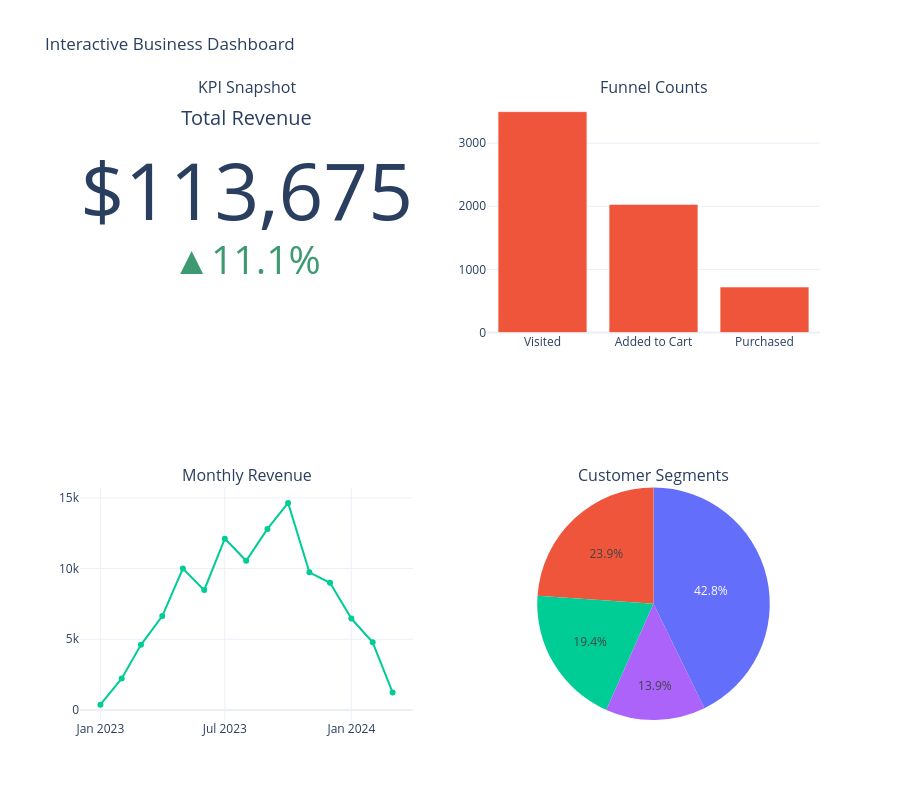

The code cell stored with this chart in its notebook:
### Markdown cell above
## 8. Interactive Dashboard

This Plotly dashboard combines KPI cards and major analysis views in a single interactive figure.

### Code cell
dashboard = make_subplots(
    rows=2,
    cols=2,
    specs=[[{'type': 'indicator'}, {'type': 'bar'}], [{'type': 'scatter'}, {'type': 'domain'}]],
    subplot_titles=('KPI Snapshot', 'Funnel Counts', 'Monthly Revenue', 'Customer Segments')
)

dashboard.add_trace(
    go.Indicator(
        mode='number+delta',
        value=total_revenue,
        number={'prefix': '$', 'valueformat': ',.0f'},
        delta={'reference': total_revenue * 0.9, 'relative': True, 'valueformat': '.1%'},
        title={'text': 'Total Revenue'}
    ),
    row=1,
    col=1
)

dashboard.add_trace(
    go.Bar(x=funnel_df['stage'], y=funnel_df['count'], name='Funnel'),
    row=1,
    col=2
)

dashboard.add_trace(
    go.Scatter(
        x=monthly_revenue['order_month'],
        y=monthly_revenue['revenue'],
        mode='lines+markers',
        name='Revenue'
    ),
    row=2,
    col=1
)

dashboard.add_trace(
    go.Pie(labels=segment_summary['segment'], values=segment_summary['customers'], name='Segments'),
    row=2,
    col=2
)

dashboard.update_layout(
    title='Interactive Business Dashboard',
    height=800,
    showlegend=False,
    template='plotly_white'
)

dashboard.show()

### Figure 1 — Plotly figure (JSON) as saved in the notebook; plotly's stock layout.template omitted (floating-point values rounded to 4 significant figures)
{"data": [{"delta": {"reference": 102300.0, "relative": true, "valueformat": ".1%"}, "domain": {"x": [0, 0.45], "y": [0.625, 1]}, "mode": "number+delta", "number": {"prefix": "$", "valueformat": ",.0f"}, "title": {"text": "Total Revenue"}, "type": "indicator", "value": 113700.0}, {"name": "Funnel", "type": "bar", "x": ["Visited", "Added to Cart", "Purchased"], "xaxis": "x", "y": [3500, 2029, 720], "yaxis": "y"}, {"mode": "lines+markers", "name": "Revenue", "type": "scatter", "x": ["2023-01-01T00:00:00.000000000", "2023-02-01T00:00:00.000000000", "2023-03-01T00:00:00.000000000", "2023-04-01T00:00:00.000000000", "2023-05-01T00:00:00.000000000", "2023-06-01T00:00:00.000000000", "2023-07-01T00:00:00.000000000", "2023-08-01T00:00:00.000000000", "2023-09-01T00:00:00.000000000", "2023-10-01T00:00:00.000000000", "2023-11-01T00:00:00.000000000", "2023-12-01T00:00:00.000000000", "2024-01-01T00:00:00.000000000", "2024-02-01T00:00:00.000000000", "2024-03-01T00:00:00.000000000"], "xaxis": "x2", "y": [375.6, 2229.0, 4604.0, 6642.0, 10010.0, 8478.0, 12120.0, 10550.0, 12800.0, 14650.0, 9736.0, 8992.0, 6466.0, 4783.0, 1240.0], "yaxis": "y2"}, {"domain": {"x": [0.55, 1], "y": [0, 0.375]}, "labels": ["At Risk", "Promising", "Loyal", "Champions"], "name": "Segments", "type": "pie", "values": [43, 77, 35, 25]}], "layout": {"annotations": [{"font": {"size": 16}, "showarrow": false, "text": "KPI Snapshot", "x": 0.225, "xanchor": "center", "xref": "paper", "y": 1, "yanchor": "bottom", "yref": "paper"}, {"font": {"size": 16}, "showarrow": false, "text": "Funnel Counts", "x": 0.775, "xanchor": "center", "xref": "paper", "y": 1, "yanchor": "bottom", "yref": "paper"}, {"font": {"size": 16}, "showarrow": false, "text": "Monthly Revenue", "x": 0.225, "xanchor": "center", "xref": "paper", "y": 0.375, "yanchor": "bottom", "yref": "paper"}, {"font": {"size": 16}, "showarrow": false, "text": "Customer Segments", "x": 0.775, "xanchor": "center", "xref": "paper", "y": 0.375, "yanchor": "bottom", "yref": "paper"}], "height": 800, "showlegend": false, "title": {"text": "Interactive Business Dashboard"}, "xaxis": {"anchor": "y", "domain": [0.55, 1]}, "xaxis2": {"anchor": "y2", "domain": [0, 0.45]}, "yaxis": {"anchor": "x", "domain": [0.625, 1]}, "yaxis2": {"anchor": "x2", "domain": [0, 0.375]}}}
